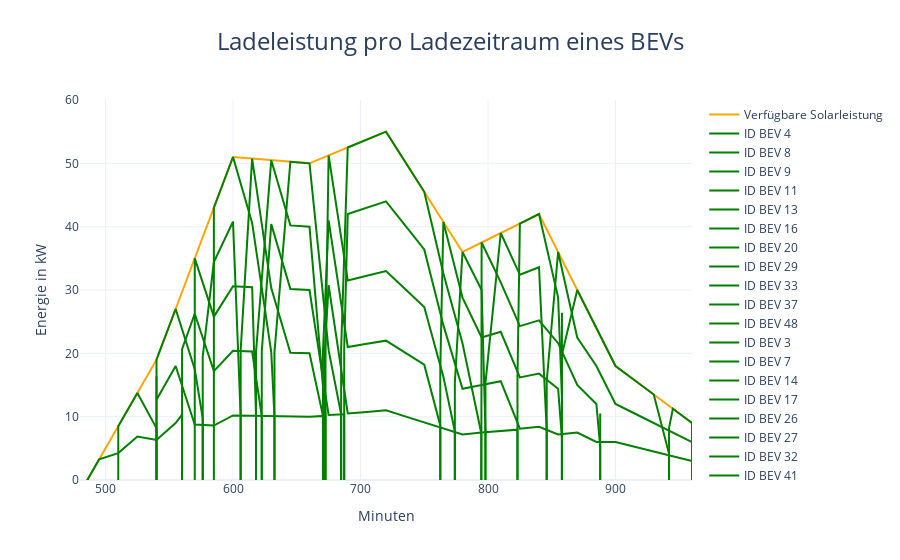

Notebook cell for this chart:
### Code cell
import figureGeneration

figureGeneration.create_charging_power_figure(simulation_day, solarpeakleistung, bev_data, minute_interval)

### Figure 1 — Plotly figure (JSON) as saved in the notebook; plotly's stock layout.template omitted (floating-point values rounded to 4 significant figures)
{"data": [{"line": {"color": "orange"}, "name": "Verfügbare Solarleistung", "type": "scatter", "x": [480, 495, 510, 525, 540, 555, 570, 585, 600, 615, 630, 645, 660, 675, 690, 705, 720, 735, 750, 765, 780, 795, 810, 825, 840, 855, 870, 885, 900, 915, 930, 945, 960], "y": [-2, 3.25, 8.5, 13.75, 19, 27, 35, 43, 51, 50.75, 50.5, 50.25, 50, 51.25, 52.5, 53.75, 55, 50.25, 45.5, 40.75, 36, 37.5, 39, 40.5, 42, 36, 30, 24, 18, 15.75, 13.5, 11.25, 9]}, {"line": {"color": "green"}, "mode": "lines", "name": "ID BEV 4", "type": "scatter", "x": [480, 480, 495, 510, 525, 540, 555, 560.1, 560.1], "y": [0, -2, 3.25, 4.25, 6.875, 6.333, 9, 10.33, 0]}, {"line": {"color": "green"}, "mode": "lines", "name": "ID BEV 8", "type": "scatter", "x": [510, 510, 525, 540.0, 540.0], "y": [0, 8.5, 13.75, 8.19, 0]}, {"line": {"color": "green"}, "mode": "lines", "name": "ID BEV 9", "type": "scatter", "x": [540.0, 540.0, 540, 555, 570, 585, 600, 615, 630, 645, 660, 672, 672], "y": [0, 16.38, 12.67, 18, 8.75, 8.6, 10.2, 10.15, 10.1, 10.05, 10, 10.12, 0]}, {"line": {"color": "green"}, "mode": "lines", "name": "ID BEV 11", "type": "scatter", "x": [540, 540, 555, 570, 576.3, 576.3], "y": [0, 19, 27, 17.5, 9.75, 0]}, {"line": {"color": "green"}, "mode": "lines", "name": "ID BEV 13", "type": "scatter", "x": [560.1, 560.1, 570, 585, 600, 615, 622.6, 622.6], "y": [0, 20.67, 26.25, 17.2, 20.4, 20.3, 10.12, 0]}, {"line": {"color": "green"}, "mode": "lines", "name": "ID BEV 16", "type": "scatter", "x": [570, 570, 585, 600, 615, 618.1, 618.1], "y": [0, 35, 25.8, 30.6, 30.45, 10.12, 0]}, {"line": {"color": "green"}, "mode": "lines", "name": "ID BEV 20", "type": "scatter", "x": [576.3, 576.3, 585, 600, 606.0, 606.0], "y": [0, 19.5, 34.4, 40.8, 10.18, 0]}, {"line": {"color": "green"}, "mode": "lines", "name": "ID BEV 29", "type": "scatter", "x": [585, 585, 600, 615, 630, 632.5, 632.5], "y": [0, 43, 51, 40.6, 20.2, 10.08, 0]}, {"line": {"color": "green"}, "mode": "lines", "name": "ID BEV 33", "type": "scatter", "x": [606.0, 606.0, 615, 630, 645, 660, 670.6, 670.6], "y": [0, 20.35, 50.75, 30.3, 20.1, 20, 10.12, 0]}, {"line": {"color": "green"}, "mode": "lines", "name": "ID BEV 37", "type": "scatter", "x": [622.6, 622.6, 630, 645, 660, 675, 687.2, 687.2], "y": [0, 20.25, 40.4, 30.15, 30, 10.25, 10.38, 0]}, {"line": {"color": "green"}, "mode": "lines", "name": "ID BEV 48", "type": "scatter", "x": [618.1, 618.1, 630, 645, 660, 672.6, 672.6], "y": [0, 20.25, 50.5, 40.2, 40, 10.12, 0]}, {"line": {"color": "green"}, "mode": "lines", "name": "ID BEV 3", "type": "scatter", "x": [632.5, 632.5, 645, 660, 675, 684.8, 684.8], "y": [0, 20.15, 50.25, 50, 20.5, 10.38, 0]}, {"line": {"color": "green"}, "mode": "lines", "name": "ID BEV 7", "type": "scatter", "x": [672, 672, 675, 690, 705, 720, 735, 750, 765, 780, 795, 810, 823.1, 823.1], "y": [0, 20.25, 30.75, 10.5, 10.75, 11, 10.05, 9.1, 8.15, 7.2, 7.5, 7.8, 7.95, 0]}, {"line": {"color": "green"}, "mode": "lines", "name": "ID BEV 14", "type": "scatter", "x": [670.6, 670.6, 675, 690, 705, 720, 735, 750, 762.6, 762.6], "y": [0, 20.25, 41, 21, 21.5, 22, 20.1, 18.2, 8.624, 0]}, {"line": {"color": "green"}, "mode": "lines", "name": "ID BEV 17", "type": "scatter", "x": [672.6, 672.6, 675, 690, 705, 720, 735, 750, 765, 774, 774], "y": [0, 20.25, 51.25, 31.5, 32.25, 33, 30.15, 27.3, 16.3, 7.676, 0]}, {"line": {"color": "green"}, "mode": "lines", "name": "ID BEV 26", "type": "scatter", "x": [687.2, 687.2, 690, 705, 720, 735, 750, 765, 780, 795, 810, 825, 840, 855, 870, 885, 900, 915, 930, 945, 960, 960], "y": [0, 20.75, 42, 43, 44, 40.2, 36.4, 24.45, 14.4, 15, 15.6, 8.1, 8.4, 7.2, 7.5, 6, 6, 5.25, 4.5, 3.75, 3, 0]}, {"line": {"color": "green"}, "mode": "lines", "name": "ID BEV 27", "type": "scatter", "x": [684.8, 684.8, 690, 705, 720, 735, 750, 765, 780, 794.8, 794.8], "y": [0, 20.75, 52.5, 53.75, 55, 50.25, 45.5, 32.6, 21.6, 7.35, 0]}, {"line": {"color": "green"}, "mode": "lines", "name": "ID BEV 32", "type": "scatter", "x": [762.6, 762.6, 765, 780, 795, 810, 825, 840, 855, 858, 858], "y": [0, 17.25, 40.75, 28.8, 22.5, 23.4, 16.2, 16.8, 14.4, 6.6, 0]}, {"line": {"color": "green"}, "mode": "lines", "name": "ID BEV 41", "type": "scatter", "x": [774, 774, 780, 795, 798, 798], "y": [0, 15.35, 36, 30, 7.65, 0]}, {"line": {"color": "green"}, "mode": "lines", "name": "ID BEV 42", "type": "scatter", "x": [794.8, 794.8, 795, 810, 825, 840, 855, 870, 885, 888, 888], "y": [0, 14.7, 37.5, 31.2, 24.3, 25.2, 21.6, 15, 12, 5.25, 0]}, {"line": {"color": "green"}, "mode": "lines", "name": "ID BEV 1", "type": "scatter", "x": [798, 798, 810, 825, 840, 846.0, 846.0], "y": [0, 15.3, 39, 32.4, 33.6, 7.8, 0]}, {"line": {"color": "green"}, "mode": "lines", "name": "ID BEV 10", "type": "scatter", "x": [823.1, 823.1, 825, 840, 855, 858, 858], "y": [0, 15.9, 40.5, 42, 28.8, 13.2, 0]}, {"line": {"color": "green"}, "mode": "lines", "name": "ID BEV 19", "type": "scatter", "x": [846.0, 846.0, 855, 870, 885, 900, 915, 930, 945, 960, 960], "y": [0, 15.6, 36, 22.5, 18, 12, 10.5, 9, 7.5, 6, 0]}, {"line": {"color": "green"}, "mode": "lines", "name": "ID BEV 22", "type": "scatter", "x": [858, 858, 870, 885, 900, 915, 930, 942, 942], "y": [0, 19.8, 30, 24, 18, 15.75, 13.5, 4.127, 0]}, {"line": {"color": "green"}, "mode": "lines", "name": "ID BEV 25", "type": "scatter", "x": [858, 858, 858], "y": [0, 26.4, 0]}, {"line": {"color": "green"}, "mode": "lines", "name": "ID BEV 35", "type": "scatter", "x": [888, 888, 888], "y": [0, 10.5, 0]}, {"line": {"color": "green"}, "mode": "lines", "name": "ID BEV 38", "type": "scatter", "x": [942, 942, 945, 960, 960], "y": [0, 8.253, 11.25, 9, 0]}], "layout": {"title": {"font": {"size": 24}, "text": "Ladeleistung pro Ladezeitraum eines BEVs", "x": 0.5, "xanchor": "center"}, "xaxis": {"range": [480, 960], "showgrid": true, "title": {"text": "Minuten"}}, "yaxis": {"range": [0, 60], "title": {"text": "Energie in kW"}}}}
